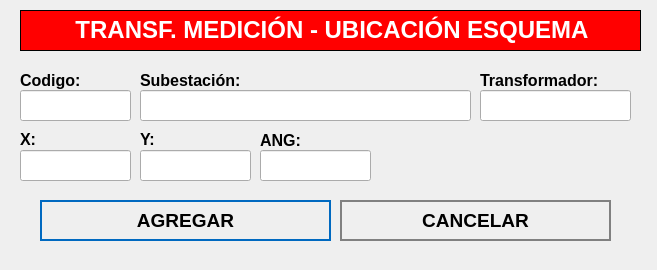
<?xml version="1.0" encoding="UTF-8"?>
<ui version="4.0">
 <class>NewBook</class>
 <widget class="QWidget" name="NewBook">
  <property name="geometry">
   <rect>
    <x>0</x>
    <y>0</y>
    <width>657</width>
    <height>270</height>
   </rect>
  </property>
  <property name="windowTitle">
   <string>Nuevo Registro</string>
  </property>
  <property name="styleSheet">
   <string notr="true">QPushButton
{	
	height: 2em;
 	border-style: solid;
	border-width: 2px;
 	border-color: grey;
	font-weight: bold;
}

QPushButton:hover
{
   	background-color:grey;
	color:white;
}</string>
  </property>
  <widget class="QLabel" name="label">
   <property name="geometry">
    <rect>
     <x>20</x>
     <y>10</y>
     <width>621</width>
     <height>41</height>
    </rect>
   </property>
   <property name="font">
    <font>
     <underline>false</underline>
    </font>
   </property>
   <property name="autoFillBackground">
    <bool>false</bool>
   </property>
   <property name="styleSheet">
    <string notr="true">background-color: red;</string>
   </property>
   <property name="frameShape">
    <enum>QFrame::Box</enum>
   </property>
   <property name="text">
    <string>&lt;html&gt;&lt;head/&gt;&lt;body&gt;&lt;p align=&quot;center&quot;&gt;&lt;span style=&quot; font-size:18pt; font-weight:600; color:#ffffff;&quot;&gt;TRANSF. MEDICIÓN - UBICACIÓN ESQUEMA&lt;/span&gt;&lt;/p&gt;&lt;/body&gt;&lt;/html&gt;</string>
   </property>
  </widget>
  <widget class="QLabel" name="label_autoriza">
   <property name="geometry">
    <rect>
     <x>20</x>
     <y>70</y>
     <width>101</width>
     <height>21</height>
    </rect>
   </property>
   <property name="text">
    <string>&lt;html&gt;&lt;head/&gt;&lt;body&gt;&lt;p&gt;&lt;span style=&quot; font-size:12pt; font-weight:600;&quot;&gt;Codigo:&lt;/span&gt;&lt;/p&gt;&lt;/body&gt;&lt;/html&gt;</string>
   </property>
  </widget>
  <widget class="QLineEdit" name="inputCodigo">
   <property name="geometry">
    <rect>
     <x>20</x>
     <y>90</y>
     <width>111</width>
     <height>31</height>
    </rect>
   </property>
   <property name="font">
    <font>
     <pointsize>12</pointsize>
    </font>
   </property>
  </widget>
  <widget class="QLineEdit" name="inputSubestacion">
   <property name="geometry">
    <rect>
     <x>140</x>
     <y>90</y>
     <width>331</width>
     <height>31</height>
    </rect>
   </property>
   <property name="font">
    <font>
     <pointsize>12</pointsize>
    </font>
   </property>
  </widget>
  <widget class="QPushButton" name="addButton">
   <property name="geometry">
    <rect>
     <x>40</x>
     <y>200</y>
     <width>291</width>
     <height>41</height>
    </rect>
   </property>
   <property name="font">
    <font>
     <pointsize>14</pointsize>
     <weight>75</weight>
     <bold>true</bold>
    </font>
   </property>
   <property name="cursor">
    <cursorShape>PointingHandCursor</cursorShape>
   </property>
   <property name="styleSheet">
    <string notr="true">QPushButton
{	
	height: 2em;
 	border-style: solid;
	border-width: 2px;
 	border-color: #0069c0;
	font-weight: bold;
}

QPushButton:hover
{
   	background-color:#0069c0;
	color:white;
}</string>
   </property>
   <property name="text">
    <string>AGREGAR</string>
   </property>
   <property name="icon">
    <iconset>
     <normaloff>../assets/icons/add-icon.png</normaloff>../assets/icons/add-icon.png</iconset>
   </property>
   <property name="iconSize">
    <size>
     <width>30</width>
     <height>30</height>
    </size>
   </property>
   <property name="autoDefault">
    <bool>true</bool>
   </property>
   <property name="default">
    <bool>true</bool>
   </property>
   <property name="flat">
    <bool>true</bool>
   </property>
  </widget>
  <widget class="QPushButton" name="cancelButton">
   <property name="geometry">
    <rect>
     <x>340</x>
     <y>200</y>
     <width>271</width>
     <height>41</height>
    </rect>
   </property>
   <property name="font">
    <font>
     <pointsize>14</pointsize>
     <weight>75</weight>
     <bold>true</bold>
    </font>
   </property>
   <property name="cursor">
    <cursorShape>PointingHandCursor</cursorShape>
   </property>
   <property name="styleSheet">
    <string notr="true">QPushButton
{	
	height: 2em;
 	border-style: solid;
	border-width: 2px;
 	border-color: grey;
	font-weight: bold;
}

QPushButton:hover
{
   	background-color:grey;
	color:white;
}</string>
   </property>
   <property name="text">
    <string>CANCELAR</string>
   </property>
   <property name="icon">
    <iconset>
     <normaloff>../assets/icons/cancel-icon.png</normaloff>../assets/icons/cancel-icon.png</iconset>
   </property>
   <property name="iconSize">
    <size>
     <width>30</width>
     <height>30</height>
    </size>
   </property>
   <property name="autoDefault">
    <bool>true</bool>
   </property>
   <property name="default">
    <bool>true</bool>
   </property>
   <property name="flat">
    <bool>true</bool>
   </property>
  </widget>
  <widget class="QLabel" name="label_aquienVisita">
   <property name="geometry">
    <rect>
     <x>140</x>
     <y>70</y>
     <width>191</width>
     <height>21</height>
    </rect>
   </property>
   <property name="text">
    <string>&lt;html&gt;&lt;head/&gt;&lt;body&gt;&lt;p&gt;&lt;span style=&quot; font-size:12pt; font-weight:600;&quot;&gt;Subestación:&lt;/span&gt;&lt;/p&gt;&lt;/body&gt;&lt;/html&gt;</string>
   </property>
  </widget>
  <widget class="QLabel" name="label_horaIngreso">
   <property name="geometry">
    <rect>
     <x>20</x>
     <y>130</y>
     <width>71</width>
     <height>16</height>
    </rect>
   </property>
   <property name="text">
    <string>&lt;html&gt;&lt;head/&gt;&lt;body&gt;&lt;p&gt;&lt;span style=&quot; font-size:12pt; font-weight:600;&quot;&gt;X:&lt;/span&gt;&lt;/p&gt;&lt;/body&gt;&lt;/html&gt;</string>
   </property>
  </widget>
  <widget class="QLabel" name="label_horaSalida">
   <property name="geometry">
    <rect>
     <x>140</x>
     <y>130</y>
     <width>81</width>
     <height>16</height>
    </rect>
   </property>
   <property name="text">
    <string>&lt;html&gt;&lt;head/&gt;&lt;body&gt;&lt;p&gt;&lt;span style=&quot; font-size:12pt; font-weight:600;&quot;&gt;Y:&lt;/span&gt;&lt;/p&gt;&lt;/body&gt;&lt;/html&gt;</string>
   </property>
  </widget>
  <widget class="QLineEdit" name="inputX">
   <property name="geometry">
    <rect>
     <x>20</x>
     <y>150</y>
     <width>111</width>
     <height>31</height>
    </rect>
   </property>
   <property name="font">
    <font>
     <pointsize>12</pointsize>
    </font>
   </property>
  </widget>
  <widget class="QLineEdit" name="inputY">
   <property name="geometry">
    <rect>
     <x>140</x>
     <y>150</y>
     <width>111</width>
     <height>31</height>
    </rect>
   </property>
   <property name="font">
    <font>
     <pointsize>12</pointsize>
    </font>
   </property>
  </widget>
  <widget class="QLineEdit" name="inputTransformador">
   <property name="geometry">
    <rect>
     <x>480</x>
     <y>90</y>
     <width>151</width>
     <height>31</height>
    </rect>
   </property>
   <property name="font">
    <font>
     <pointsize>12</pointsize>
    </font>
   </property>
  </widget>
  <widget class="QLabel" name="label_motivoVisita_3">
   <property name="geometry">
    <rect>
     <x>480</x>
     <y>70</y>
     <width>161</width>
     <height>21</height>
    </rect>
   </property>
   <property name="text">
    <string>&lt;html&gt;&lt;head/&gt;&lt;body&gt;&lt;p&gt;&lt;span style=&quot; font-size:12pt; font-weight:600;&quot;&gt;Transformador:&lt;/span&gt;&lt;/p&gt;&lt;/body&gt;&lt;/html&gt;</string>
   </property>
  </widget>
  <widget class="QLabel" name="label_motivoVisita_2">
   <property name="geometry">
    <rect>
     <x>260</x>
     <y>130</y>
     <width>101</width>
     <height>21</height>
    </rect>
   </property>
   <property name="text">
    <string>&lt;html&gt;&lt;head/&gt;&lt;body&gt;&lt;p&gt;&lt;span style=&quot; font-size:12pt; font-weight:600;&quot;&gt;ANG:&lt;/span&gt;&lt;/p&gt;&lt;/body&gt;&lt;/html&gt;</string>
   </property>
  </widget>
  <widget class="QLineEdit" name="inputANG">
   <property name="geometry">
    <rect>
     <x>260</x>
     <y>150</y>
     <width>111</width>
     <height>31</height>
    </rect>
   </property>
   <property name="font">
    <font>
     <pointsize>12</pointsize>
    </font>
   </property>
  </widget>
 </widget>
 <tabstops>
  <tabstop>inputCodigo</tabstop>
  <tabstop>inputSubestacion</tabstop>
  <tabstop>addButton</tabstop>
  <tabstop>cancelButton</tabstop>
 </tabstops>
 <resources/>
 <connections/>
</ui>
